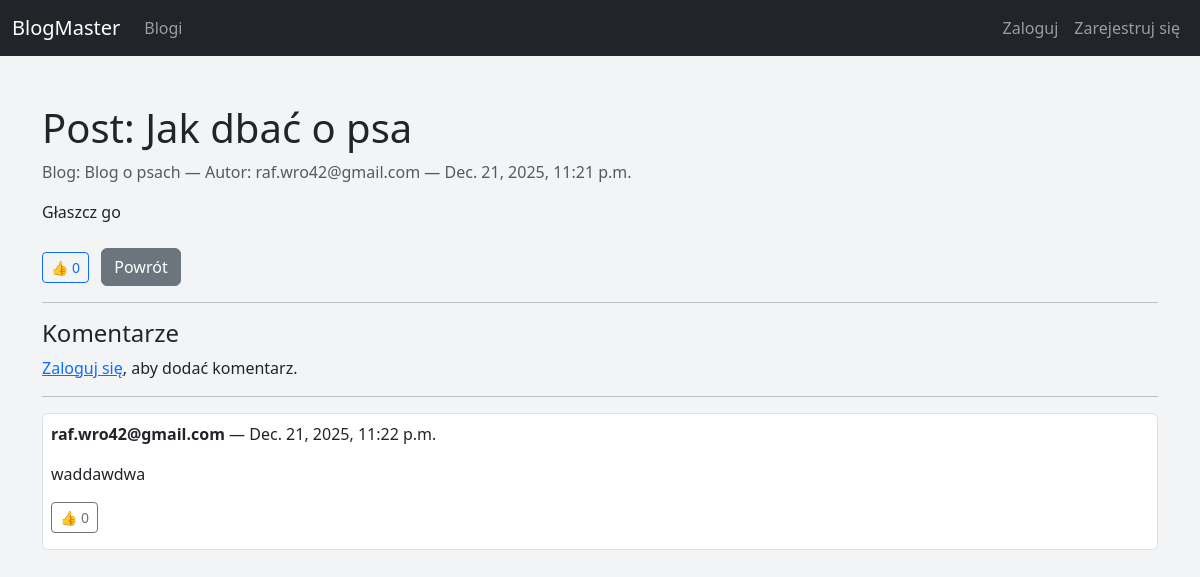
The app's page /posts/1/ with its own data.
### posts/models.py (models this page shows, shortened)
class Post(models.Model):
    blog = models.ForeignKey(Blog, on_delete=models.CASCADE, related_name='posts')
    author = models.ForeignKey(User, on_delete=models.SET_NULL, null=True)
    title = models.CharField(max_length=200)
    content = models.TextField()
    created_at = models.DateTimeField(auto_now_add=True)
    updated_at = models.DateTimeField(auto_now=True)
    likes = models.ManyToManyField(User, related_name="liked_posts", blank=True)

### blogs/models.py (models this page shows, shortened)
class Blog(models.Model):
    owner = models.ForeignKey(User, on_delete=models.CASCADE, related_name='blogs')
    title = models.CharField(max_length=200)
    description = models.TextField(blank=True)
    created_at = models.DateTimeField(auto_now_add=True)

### accounts/models.py (models this page shows)
class CustomUser(AbstractBaseUser, PermissionsMixin):
    email = models.EmailField(unique=True)
    date_joined = models.DateTimeField(default=timezone.now)
    is_active = models.BooleanField(default=True)
    is_staff = models.BooleanField(default=False)
    USERNAME_FIELD = "email"
    REQUIRED_FIELDS = []  # nie wymagamy nic więcej przy tworzeniu superusera
    objects = CustomUserManager()
    def __str__(self):
        return self.email

### comments/models.py (models this page shows, shortened)
class Comment(models.Model):
    post = models.ForeignKey(Post, on_delete=models.CASCADE, related_name='comments')
    author = models.ForeignKey(User, on_delete=models.SET_NULL, null=True)
    text = models.TextField()
    created_at = models.DateTimeField(auto_now_add=True)
    likes = models.ManyToManyField(User, related_name="liked_comments", blank=True)
    parent = models.ForeignKey(
        "self",
        on_delete=models.CASCADE,
        null=True,
        blank=True,
        related_name="replies"
    )
    class Meta:
        ordering = ["-created_at"]

### posts/views.py (the view)
# urls.py: path('<int:pk>/', post_detail, name='post_detail'),
def post_detail(request, pk):
    post = get_object_or_404(Post, pk=pk)
    top_level_comments = post.comments.filter(parent__isnull=True)
    return render(request, 'posts/post_detail.html', {
        'post': post,
        'comment_form': CommentForm(),
        'top_level_comments': top_level_comments
    })

### posts/templates/posts/post_detail.html (shortened to what this page needs)
{% extends 'base.html' %}
{% block content %}
<h1>Post: {{ post.title }}</h1>
<p class="text-muted">
    Blog: {{ post.blog.title }} — Autor: {{ post.author }} — {{ post.created_at }}
</p>
<div class="mb-4">{{ post.content|linebreaks }}</div>
<button class="btn btn-sm like-post-btn
        {% if user in post.likes.all %}btn-primary{% else %}btn-outline-primary{% endif %}"
        data-id="{{ post.id }}">
    👍 <span class="post-like-count">{{ post.likes.count }}</span>
</button>
<a href="{% url 'blog_detail' post.blog.pk %}" class="btn btn-secondary ms-2">Powrót</a>
<hr>
<h4>Komentarze</h4>
{% if user.is_authenticated %}
    {% include 'comments/comment_form.html' with post=post comment_form=comment_form %}
{% else %}
    <p><a href="/accounts/login/">Zaloguj się</a>, aby dodać komentarz.</p>
{% endif %}
<hr>
<div id="comments-container">
    {% for comment in top_level_comments %}
        {% include "comments/comment.html" with comment=comment post=post %}
    {% empty %}
        <p>Brak komentarzy.</p>
    {% endfor %}
</div>
{% endblock %}

### comments/templates/comments/comment.html (shortened to what this page needs)
<div class="border rounded p-2 mb-2 bg-white" id="comment-{{ comment.id }}">
    <strong>{{ comment.author }}</strong> — {{ comment.created_at }}<br>
    <p>{{ comment.text|linebreaks }}</p>
    <button class="btn btn-sm like-comment-btn
            {% if user in comment.likes.all %}btn-danger{% else %}btn-outline-secondary{% endif %}"
            data-id="{{ comment.id }}">
        👍 <span class="comment-like-count">{{ comment.likes.count }}</span>
    </button>
</div>

### posts/templates/posts/post_detail.html (style rules this page uses)
body { background-color: #f3f4f6; font-family: 'Segoe UI', sans-serif; }

### records on screen
Post: title "Jak dbać o psa", blog "Blog o psach", author "raf.wro42@gmail.com", created_at "Dec. 21, 2025, 11:21 p.m.", content "Głaszcz go", likes.count "0"
Comment: author "raf.wro42@gmail.com", created_at "Dec. 21, 2025, 11:22 p.m.", text "waddawdwa", likes.count "0"
